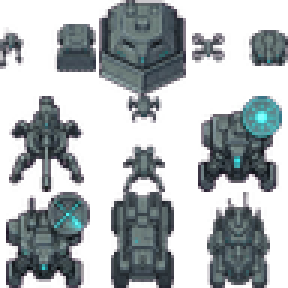
#> input picture assets/graphics/atlases/units-array.png, 96 x 96 px, found by its file name (shown 3 times larger); the run also reads 2 pictures not shown here
$ python compile_graphics.py
#> lines starting #> are read from the running program, lines starting #| are printed output that depends on the picture; after the words box and inside, x2 and y2 are one past the last pixel; in counts of white or black regions, pixels touching at a corner belong together
#!/usr/bin/env python3
"""Cook generated chroma sheets into runtime atlases and emit the manifest.

Masters in assets/graphics/source/ are immutable. Every runtime image is
produced from its master in ONE step — no derivative is ever resampled from
another derivative.

Sprites are located by connected component on non-chroma pixels rather than by
cropping a fixed grid, because generated sheets do not reliably land on the
grid they were asked for: the units-array sheet came back with irregular cell
sizes and offsets while the fixtures sheet gridded cleanly. Component
extraction handles both without per-sheet special cases.

Requires Pillow and NumPy.
"""

from __future__ import annotations

import argparse
import hashlib
import json
import sys
from dataclasses import dataclass
from pathlib import Path

import numpy as np
from PIL import Image

ROOT = Path(__file__).resolve().parents[1]
SOURCE = ROOT / "assets" / "graphics" / "source"
ATLASES = ROOT / "assets" / "graphics" / "atlases"
BITMAPS = ROOT / "assets" / "graphics" / "bitmaps"
MANIFEST = ROOT / "assets" / "graphics" / "manifest.json"

CHROMA_TOLERANCE = 72      # distance in RGB space treated as background
DESPILL_STRENGTH = 0.85
MIN_COMPONENT_PIXELS = 900  # ignore specks and JPEG-ish noise


@dataclass(frozen=True)
class SheetSpec:
    sheet_id: str
    source: str
    columns: int
    rows: int
    cell: tuple[int, int]
    row_labels: tuple[str, ...]
    column_labels: tuple[str, ...]
    chroma: tuple[int, int, int]
    brief: str


SHEETS: tuple[SheetSpec, ...] = (
    SheetSpec(
        "units-array", "units-array.png", 3, 3, (32, 32),
        ("walker/shielded/breacher", "scout/splitter/suppressor",
         "repair/siege/controller"),
        ("left", "middle", "right"),
        (255, 0, 255),
        "Nine Array machine units, one per cell, silhouette-first."),
    SheetSpec(
        "fixtures-holdout", "fixtures-holdout.png", 3, 3, (32, 32),
        ("rail-spike/thermite-charge/entangler",
         "decoy-beacon/jammer-mast/emp-coil",
         "floodlight-array/block-workshop/spare"),
        ("left", "middle", "right"),
        (255, 0, 255),
        "Nine improvised resident fixtures built from household hardware."),
    SheetSpec(
        "fixtures-cordon", "fixtures-cordon.png", 3, 3, (32, 32),
        ("interdiction-turret/suppression-mortar/containment-field",
         "compliance-broadcast/aerial-interceptor/stun-net-emitter",
         "optical-sweep/sector-node/spare"),
        ("left", "middle", "right"),
        (255, 0, 255),
        "Nine machined Array emplacements, cold palette."),
    SheetSpec(
        "units-civilian", "units-civilian.png", 3, 3, (32, 32),
        ("resident/shield-line/barricade-crew",
         "camera-drone/scatter-group/shouter",
         "medic/convoy/assembly"),
        ("left", "middle", "right"),
        (255, 0, 255),
        "Nine civilian groups, warm ordinary palette."),
    SheetSpec(
        "terrain", "terrain-tiles.png", 4, 4, (16, 16),
        ("road", "pads-a", "pads-b", "props"),
        tuple(f"c{i}" for i in range(4)),
        (255, 0, 255),
        "Road, pad states, kerb and props."),
)


def chroma_mask(rgb: np.ndarray, chroma: tuple[int, int, int]) -> np.ndarray:
    """True where the pixel is background.

    Tests hue relationships rather than distance to an exact colour. Generated
    sheets dither their chroma field — the magenta backgrounds come back as a
    mottled texture spanning a wide RGB range — so a fixed tolerance around
    #FF00FF leaves most of the background opaque. What holds across the whole
    dithered field is the channel relationship: magenta keeps red and blue
    high and green suppressed.
    """
    r = rgb[:, :, 0].astype(np.int16)
    g = rgb[:, :, 1].astype(np.int16)
    b = rgb[:, :, 2].astype(np.int16)

    if chroma == (255, 0, 255):
        return (r > 90) & (b > 90) & (g < np.minimum(r, b) * 0.72)
    if chroma == (0, 255, 0):
        return (g > 90) & (r < g * 0.72) & (b < g * 0.72)

    target = np.array(chroma, dtype=np.int16)
    delta = rgb.astype(np.int16) - target
    return np.sqrt((delta.astype(np.float32) ** 2).sum(axis=2)) < CHROMA_TOLERANCE


def despill(rgb: np.ndarray, chroma: tuple[int, int, int]) -> np.ndarray:
    """Pull the chroma cast out of edge pixels that survived the key."""
    out = rgb.astype(np.float32).copy()
    if chroma == (255, 0, 255):          # magenta: clamp R and B toward G
        limit = out[:, :, 1] + (255.0 - out[:, :, 1]) * (1.0 - DESPILL_STRENGTH)
        for channel in (0, 2):
            excess = out[:, :, channel] > limit
            out[excess, channel] = limit[excess]
    elif chroma == (0, 255, 0):          # green: clamp G toward max(R,B)
        limit = np.maximum(out[:, :, 0], out[:, :, 2])
        limit = limit + (255.0 - limit) * (1.0 - DESPILL_STRENGTH)
        excess = out[:, :, 1] > limit
        out[excess, 1] = limit[excess]
    return np.clip(out, 0, 255).astype(np.uint8)


def components(mask: np.ndarray) -> list[tuple[int, int, int, int]]:
    """Bounding boxes of connected foreground regions, reading order.

    Iterative flood fill — a recursive one blows the stack on a 1024px sheet.
    """
    height, width = mask.shape
    seen = np.zeros_like(mask, dtype=bool)
    boxes: list[tuple[int, int, int, int]] = []

    for start_y in range(height):
        for start_x in range(width):
            if not mask[start_y, start_x] or seen[start_y, start_x]:
                continue
            stack = [(start_y, start_x)]
            seen[start_y, start_x] = True
            min_x = max_x = start_x
            min_y = max_y = start_y
            count = 0
            while stack:
                y, x = stack.pop()
                count += 1
                if x < min_x: min_x = x
                if x > max_x: max_x = x
                if y < min_y: min_y = y
                if y > max_y: max_y = y
                for dy, dx in ((1, 0), (-1, 0), (0, 1), (0, -1)):
                    ny, nx = y + dy, x + dx
                    if 0 <= ny < height and 0 <= nx < width:
                        if mask[ny, nx] and not seen[ny, nx]:
                            seen[ny, nx] = True
                            stack.append((ny, nx))
            if count >= MIN_COMPONENT_PIXELS:
                boxes.append((min_x, min_y, max_x + 1, max_y + 1))
    return boxes


def attach_fragments(boxes: list[tuple[int, int, int, int]],
                     wanted: int) -> list[tuple[int, int, int, int]]:
    """Reduce components to exactly `wanted` subjects.

    A single subject is frequently several components — a tripod's legs, an
    antenna's guy wires, a machine's separated sensor masts all flood-fill
    apart, so a raw component count over-counts subjects badly (the fixtures
    sheet yielded 16 for 9). A pure proximity merge does not work either: the
    gap that correctly joins a tripod's legs to its body also chains adjacent
    sprites together once they nearly fill their cells (that same sheet
    collapsed to 1).

    What is reliable is the subject count, which the prompt fixes. Take the
    `wanted` largest components as seeds — a subject's body is always larger
    than its own detached fragments — then attach every remaining component to
    the nearest seed. This needs no gap threshold and no grid assumption, so it
    survives the irregular layouts generated sheets come back with.
    """
    if len(boxes) <= wanted:
        return list(boxes)

    def area(b: tuple[int, int, int, int]) -> int:
        return (b[2] - b[0]) * (b[3] - b[1])

    ranked = sorted(boxes, key=area, reverse=True)
    seeds = [list(b) for b in ranked[:wanted]]

    for box in ranked[wanted:]:
        cx = (box[0] + box[2]) / 2.0
        cy = (box[1] + box[3]) / 2.0
        best, best_d = 0, None
        for index, seed in enumerate(seeds):
            sx = (seed[0] + seed[2]) / 2.0
            sy = (seed[1] + seed[3]) / 2.0
            d = (cx - sx) ** 2 + (cy - sy) ** 2
            if best_d is None or d < best_d:
                best, best_d = index, d
        seed = seeds[best]
        seed[0] = min(seed[0], box[0])
        seed[1] = min(seed[1], box[1])
        seed[2] = max(seed[2], box[2])
        seed[3] = max(seed[3], box[3])

    return [tuple(seed) for seed in seeds]


def reading_order(boxes: list[tuple[int, int, int, int]]
                  ) -> list[tuple[int, int, int, int]]:
    """Row-major order, banding by vertical overlap rather than by a grid."""
    if not boxes:
        return []
    ordered = sorted(boxes, key=lambda b: (b[1], b[0]))
    bands: list[list[tuple[int, int, int, int]]] = []
    for box in ordered:
        placed = False
        for band in bands:
            top = min(b[1] for b in band)
            bottom = max(b[3] for b in band)
            centre = (box[1] + box[3]) / 2.0
            if top <= centre <= bottom:
                band.append(box)
                placed = True
                break
        if not placed:
            bands.append([box])
    bands.sort(key=lambda band: min(b[1] for b in band))
    result: list[tuple[int, int, int, int]] = []
    for band in bands:
        result.extend(sorted(band, key=lambda b: b[0]))
    return result


def fit_cell(sprite: Image.Image, cell: tuple[int, int]) -> Image.Image:
    """Scale to fit inside the cell preserving aspect, then centre it."""
    cw, ch = cell
    sw, sh = sprite.size
    scale = min(cw / sw, ch / sh)
    tw = max(1, int(round(sw * scale)))
    th = max(1, int(round(sh * scale)))
    resized = sprite.resize((tw, th), Image.LANCZOS)
    out = Image.new("RGBA", cell, (0, 0, 0, 0))
    out.paste(resized, ((cw - tw) // 2, (ch - th) // 2))
    return out


def cook(spec: SheetSpec, verbose: bool) -> dict | None:
    src = SOURCE / spec.source
    if not src.is_file():
        print(f"  skip {spec.sheet_id}: {src.name} not generated yet")
        return None

    image = Image.open(src).convert("RGB")
    rgb = np.array(image)
    background = chroma_mask(rgb, spec.chroma)
    cleaned = despill(rgb, spec.chroma)

    raw = components(~background)
    cells = reading_order(attach_fragments(raw, spec.columns * spec.rows))
    wanted = spec.columns * spec.rows
    filled = min(len(cells), wanted)
    if verbose:
        print(f"  {spec.sheet_id}: {len(raw)} components -> "
              f"{len(cells)} subjects, want {wanted}")
    if filled == 0:
        print(f"  FAIL {spec.sheet_id}: no sprites found after keying")
        return None

    cw, ch = spec.cell
    atlas = Image.new("RGBA", (spec.columns * cw, spec.rows * ch), (0, 0, 0, 0))
    rgba = np.dstack([cleaned, np.where(background, 0, 255).astype(np.uint8)])
    full = Image.fromarray(rgba, mode="RGBA")

    for index, box in enumerate(cells[:wanted]):
        sprite = full.crop(box)
        cell_image = fit_cell(sprite, spec.cell)
        col = index % spec.columns
        row = index // spec.columns
        atlas.paste(cell_image, (col * cw, row * ch))

    ATLASES.mkdir(parents=True, exist_ok=True)
    out_path = ATLASES / f"{spec.sheet_id}.png"
    atlas.save(out_path)

    return {
        "id": spec.sheet_id,
        "path": str(out_path.relative_to(ROOT)),
        "source": str(src.relative_to(ROOT)),
        "sha256": hashlib.sha256(out_path.read_bytes()).hexdigest(),
        "sha256_source": hashlib.sha256(src.read_bytes()).hexdigest(),
        "alpha_required": True,
        "grid": {
            "columns": spec.columns, "rows": spec.rows,
            "width": spec.columns * cw, "height": spec.rows * ch,
            "cell_width": cw, "cell_height": ch,
        },
        "row_labels": list(spec.row_labels),
        "column_labels": list(spec.column_labels),
        "sprites_found": filled,
        "prompt_brief": spec.brief,
    }


# [42 lines left out: functions backdrop_layout_digest, cook_backdrop, not called in this run]


def main(argv: list[str]) -> int:
    parser = argparse.ArgumentParser(description=__doc__)
    parser.add_argument("--check", action="store_true")
    parser.add_argument("--verbose", action="store_true")
    args = parser.parse_args(argv)

    if args.check:
        if not MANIFEST.is_file():
            print("graphics: no manifest yet", file=sys.stderr)
            return 1
        data = json.loads(MANIFEST.read_text(encoding="utf-8"))
        bad = 0
        levels = json.loads((ROOT / "content/campaigns.json").read_text())["maps"]
        expected_maps = {level["id"]: level["backdrop"] for level in levels}
        actual_maps = {entry["id"]: entry["path"] for entry in data.get("bitmaps", [])}
        if actual_maps != expected_maps:
            print("graphics: every map must have its authored backdrop in the manifest", file=sys.stderr)
            bad += 1
        for entry in data.get("atlases", []) + data.get("bitmaps", []):
            if entry.get("layout_sha256") and entry["layout_sha256"] != backdrop_layout_digest(entry["id"]):
                print("graphics: map layout changed; redraw backdrop using the new lane and pads",
                      file=sys.stderr)
                bad += 1
            source = ROOT / entry["source"]
            if not source.is_file() or hashlib.sha256(source.read_bytes()).hexdigest() != entry["sha256_source"]:
                print(f"graphics: {entry['source']} master changed; recook the asset", file=sys.stderr)
                bad += 1
            path = ROOT / entry["path"]
            if not path.is_file():
                print(f"graphics: missing {entry['path']}", file=sys.stderr)
                bad += 1
                continue
            digest = hashlib.sha256(path.read_bytes()).hexdigest()
            if digest != entry["sha256"]:
                print(f"graphics: {entry['path']} checksum drift",
                      file=sys.stderr)
                bad += 1
            with Image.open(path) as image:
                grid = entry["grid"]
                if image.size != (grid["width"], grid["height"]):
                    print(f"graphics: {entry['path']} is {image.size}, "
                          f"manifest says {grid['width']}x{grid['height']}",
                          file=sys.stderr)
                    bad += 1
        if bad:
            return 1
        print(f"graphics OK: {len(data.get('atlases', []))} atlases, "
              f"{len(data.get('bitmaps', []))} bitmaps")
        return 0

    print("cooking graphics")
    atlases = [entry for entry in
               (cook(spec, args.verbose) for spec in SHEETS) if entry]
#> in chroma_mask, `return (r > 90) & (b > 90) & (g < np.minimum(r, b) * 0.72)`:
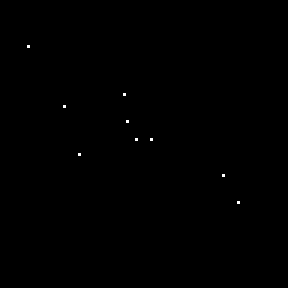
#> returned value: shape (96, 96) bool (shown 3 times larger); 0.1% white in thin lines or dots, all inside (x1, y1, x2, y2) = (9, 15, 80, 68)
#> after the loop in despill, `for channel in (0, 2):`:
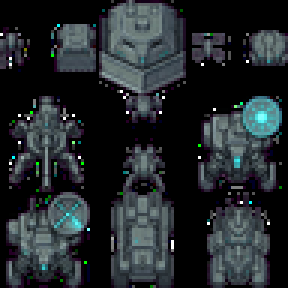
#> out: shape (96, 96, 3) float32 (shown 3 times larger); mean R, G, B 35.2, 40.6, 43.9
#> in cook, `raw = components(~background)`: raw = [(0, 0, 96, 96)]
#> the loop in reading_order, `for box in ordered:` made 1 pass
#> after the loop in reading_order, `for box in ordered:`: bands = [[(0, 0, 96, 96)]]
#> the loop in reading_order, `for band in bands:` made 1 pass
#> after the loop in reading_order, `for band in bands:`: result = [(0, 0, 96, 96)]
#> in cook, `filled = min(len(cells), wanted)`: filled = 1
#> in cook, `atlas = Image.new("RGBA", (spec.columns * cw, spec.rows * ch), (0, 0, ..`: atlas: PIL image 96x96 RGBA; every value is 0
#> the loop in cook, `for index, box in enumerate(cells[:wanted]):` made 1 pass
#> (box, cw in fit_cell, ch in fit_cell, sw in fit_cell, sh in fit_cell, scale in fit_cell, tw in fit_cell, th in fit_cell) on pass 1: ((0, 0, 96, 96), 32, 32, 96, 96, 0.333, 32, 32)
#> call 2 of cook, with verbose = False
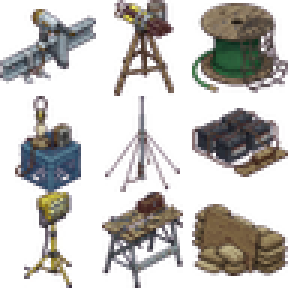
#> input picture assets/graphics/atlases/fixtures-holdout.png, 96 x 96 px, found by its file name (shown 3 times larger)
#> in chroma_mask (call 2), `return (r > 90) & (b > 90) & (g < np.minimum(r, b) * 0.72)`: returned value: shape (96, 96) bool; 0.11% white in thin lines or dots, all inside (x1, y1, x2, y2) = (3, 5, 84, 76)
#> call 2 of despill, with chroma = (255, 0, 255)
#> after the loop in despill (call 2), `for channel in (0, 2):`:
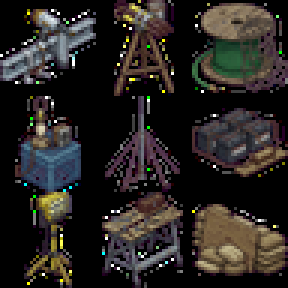
#> out: shape (96, 96, 3) float32 (shown 3 times larger); mean R, G, B 41.1, 37.2, 34.3
#> the loop in reading_order (call 2), `for box in ordered:` made 1 pass
#> the loop in reading_order (call 2), `for band in bands:` made 1 pass
#> the loop in cook (call 2), `for index, box in enumerate(cells[:wanted]):` made 1 pass
#> after the loop in cook (call 2), `for index, box in enumerate(cells[:wanted]):`:
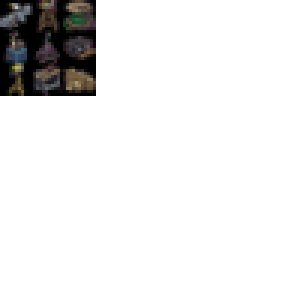
#> atlas: PIL image 96x96 RGBA (shown 3 times larger); mean R, G, B, A 4.7, 4.2, 3.9, 28.3; transparent parts drawn white
#> call 3 of cook, with verbose = False
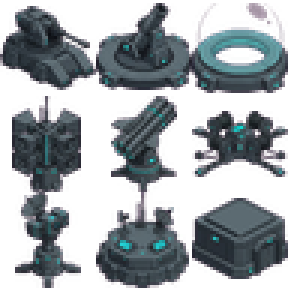
#> input picture assets/graphics/atlases/fixtures-cordon.png, 96 x 96 px, found by its file name (shown 3 times larger)
#> in chroma_mask (call 3), `return (r > 90) & (b > 90) & (g < np.minimum(r, b) * 0.72)`: returned value: shape (96, 96) bool; 0.35% white in thin lines or dots, all inside (x1, y1, x2, y2) = (2, 1, 96, 86)
#> call 3 of despill, with chroma = (255, 0, 255)
#> after the loop in despill (call 3), `for channel in (0, 2):`:
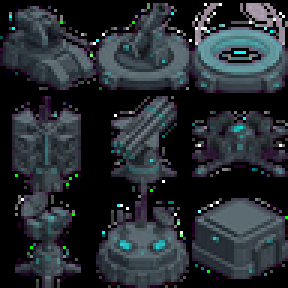
#> out: shape (96, 96, 3) float32 (shown 3 times larger); mean R, G, B 37.7, 43.6, 48.7
#> the loop in cook (call 3), `for index, box in enumerate(cells[:wanted]):` made 1 pass
#> atlases = 5 items
#> (the run stopped early here; a loop or call above may not have finished)
